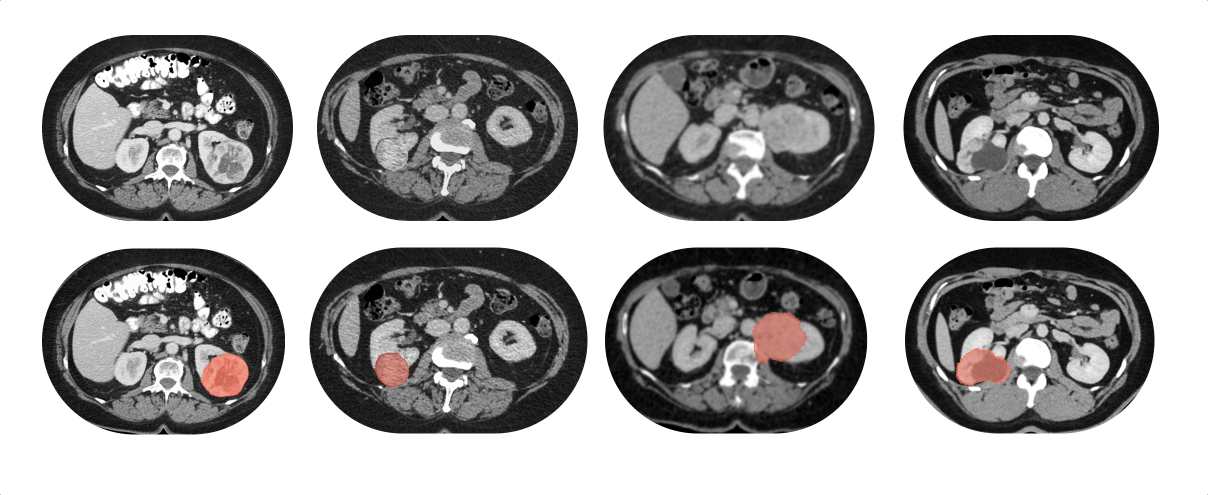
#> input picture tumors.png, 2416 x 990 px (shown at 1/2 size); its folder holds only this picture in this run
$ python -i remove_background.py   (imports and definitions only)
#> lines starting #> are read from the running program, lines starting #| are printed output that depends on the picture
import os
import cv2
import numpy as np
import tqdm


def process_image(image_path, output_path):
#> called with image_path = '../../../tumors.png', output_path = 'out.png'
    image = cv2.imread(image_path, cv2.IMREAD_UNCHANGED)
#> image is the input picture: shape (990, 2416, 4); mean B, G, R, A 163.4, 163.5, 164.4, 255
    # Keep original grayscale values
    gray = image

    _, binary = cv2.threshold(gray, 1, 255, cv2.THRESH_BINARY)
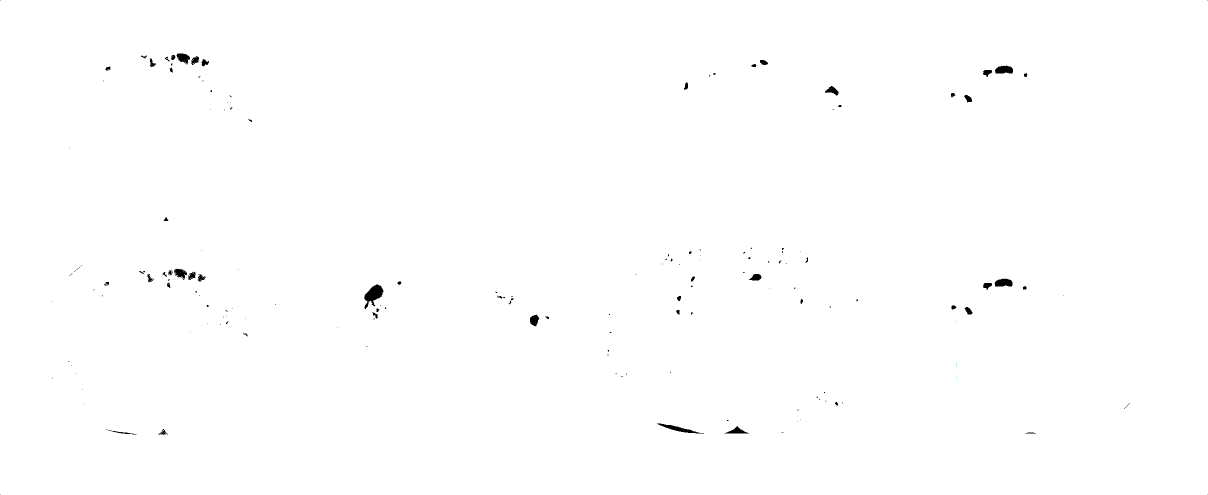
#> binary: shape (990, 2416, 4) (shown at 1/2 size); mean B, G, R, A 254.2, 254.2, 254.2, 255

    kernel = np.ones((5, 5), np.uint8)
    binary = cv2.morphologyEx(binary, cv2.MORPH_CLOSE, kernel)
    binary = cv2.morphologyEx(binary, cv2.MORPH_OPEN, kernel)

#> (the run stopped early here; a loop or call above may not have finished)
